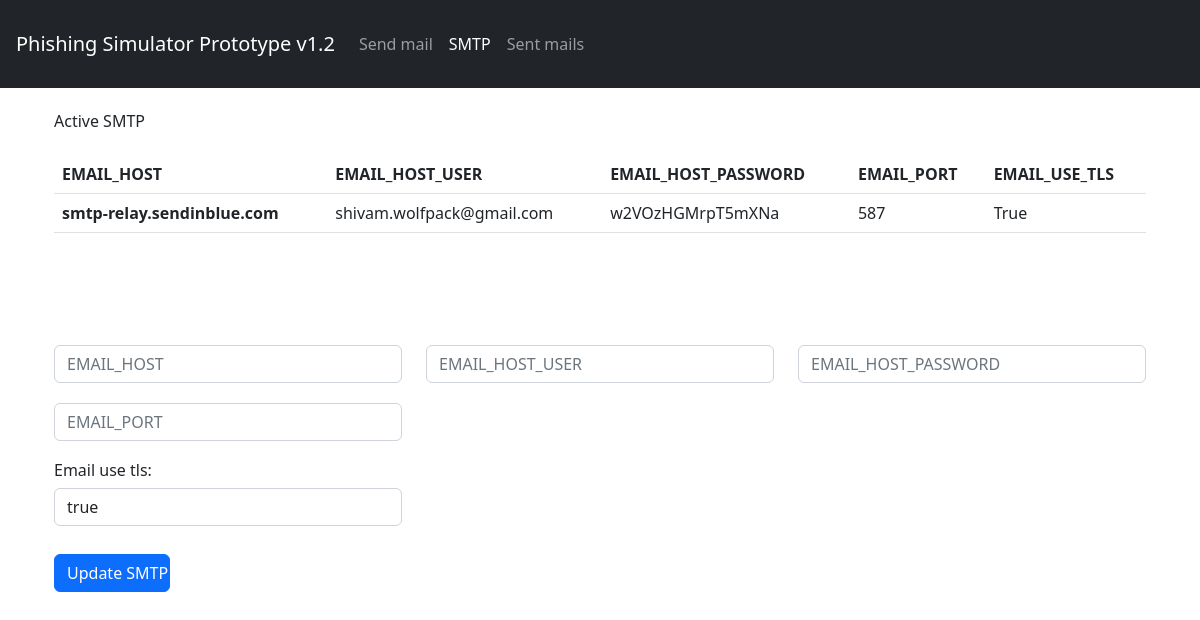
Page /add-smtp/ on the committed database.
### mailer/models.py (models this page shows, shortened)
class Backend(models.Model):
    email_host              = models.CharField(max_length=255, blank=True, null=True)
    email_host_user         = models.CharField(max_length=255, blank=True, null=True)
    email_host_password     = models.CharField(max_length=255, blank=True, null=True)
    email_port              = models.CharField(max_length=255, blank=True, null=True)
    email_use_tls           = models.BooleanField(default=False)

### mailer/views.py (the view)
# urls.py: path('add-smtp/', SenderAddView, name="add-sender-view"),
def SenderAddView(request):
    if request.method == "POST":
        form = AddSMTP(request.POST)
        if form.is_valid():
            try:
                email_host          = form.cleaned_data['email_host']
                email_host_user        = form.cleaned_data['email_host_user']
                email_host_password = form.cleaned_data['email_host_password']
                email_port          = form.cleaned_data['email_port']
                email_use_tls       = form.cleaned_data['email_use_tls']
                EMAIL_HOST = email_host.strip()
                EMAIL_HOST_USER = email_host_user.strip()
                EMAIL_HOST_PASSWORD = email_host_password.strip()
                EMAIL_PORT = int(email_port)
                bl = True
                if email_use_tls == 'true':
                    bl = True
                if email_use_tls == 'false':
                    bl = False
                Backend.objects.all().delete()
                Backend.objects.create(email_host=EMAIL_HOST, email_host_user=EMAIL_HOST_USER,
                                        email_host_password=EMAIL_HOST_PASSWORD, email_port=EMAIL_PORT,
                                        email_use_tls=bl)
                return render(request, 'response.html', {"response": "SMTP added successfuly"})
            except Exception as e:
                return render(request, 'response.html', {"response": e})
        else:
            return render(request, 'response.html', {"response": "Incorrect input format"})
    else:
        backend = Backend.objects.all()
        data = {}
        if len(backend) > 0:
            backend = backend[0]
            data = {'EMAIL_HOST': backend.email_host, 'EMAIL_HOST_USER': backend.email_host_user,
                    'EMAIL_HOST_PASSWORD': backend.email_host_password, 'EMAIL_PORT': backend.email_port,
                    'EMAIL_USE_TLS': backend.email_use_tls}
        else:
            data = {'EMAIL_HOST': None, 'EMAIL_HOST_USER': None,
                    'EMAIL_HOST_PASSWORD': None, 'EMAIL_PORT': None,
                    'EMAIL_USE_TLS': None}
        form = AddSMTP()
        return render(request, 'add-sender.html', {'form':form, 'data':data})

### mailer/forms.py
class AddSMTP(forms.Form):
    CHOICES = (
        ('true', 'true'),
        ('false', 'false')
    )
    email_host            = forms.CharField(required=True, widget=forms.TextInput(attrs={"placeholder":"EMAIL_HOST","class":"form-control",'style':'display:block; margin-bottom:20px'}))
    email_host_user       = forms.CharField(required=True, widget=forms.TextInput(attrs={"placeholder":"EMAIL_HOST_USER","class":"form-control",'style':'display:block; margin-bottom:4px'}))
    email_host_password   = forms.CharField(required=True, widget=forms.TextInput(attrs={"placeholder":"EMAIL_HOST_PASSWORD","class":"form-control",'style':'display:block; margin-bottom:4px'}))
    email_port            = forms.CharField(required=True, widget=forms.TextInput(attrs={"placeholder":"EMAIL_PORT","class":"form-control",'style':'display:block; margin-bottom:4px'}))
    email_use_tls         = forms.ChoiceField(required=True, choices=CHOICES, widget=forms.Select(attrs={"placeholder":"EMAIL_USE_TLS True/False","class":"form-control",'style':'display:block; margin-bottom:4px'}))

### templates/add-sender.html (shortened to what this page needs)
{% load static %}
{% include 'nav.html' %}
<div class="container p-4">
    <h6 class="mb-4">Active SMTP</h6>
    <section>
        <table class="table">
            <thead>
              <tr>
                <th scope="col">EMAIL_HOST</th>
                <th scope="col">EMAIL_HOST_USER</th>
                <th scope="col">EMAIL_HOST_PASSWORD</th>
                <th scope="col">EMAIL_PORT</th>
                <th scope="col">EMAIL_USE_TLS</th>
              </tr>
            </thead>
            <tbody>
              <tr>
                <th scope="row">{{ data.EMAIL_HOST }}</th>
                <td>{{ data.EMAIL_HOST_USER }}</td>
                <td>{{ data.EMAIL_HOST_PASSWORD }}</td>
                <td>{{ data.EMAIL_PORT }}</td>
                <td>{{ data.EMAIL_USE_TLS }}</td>
              </tr>
            </tbody>
        </table>
    </div>
<div class="container p-4">
<section>
<form method="POST" action="">
    <div class="row mb-3 mt-5">
        <div class="col-md-4 ">
            {{form.email_host}}
        </div>
        <div class="col-md-4 ">
                {{form.email_host_user}}
        </div>
        <div class="col-md-4 ">
                {{form.email_host_password}}
        </div>
        <div class="col-md-4 ">
            {{form.email_port}}
        </div>
    </div>
    <div class="row mb-2">
        <div class="col-md-4 ">
            <h6>
                {{form.email_use_tls.label}}:
            </h6>
            {{form.email_use_tls}}
    </div>
    </div>
    <div class="row  mt-4">
        <div class="col-md-4">
            <input class="btn btn-primary col-md-4" type="submit" name="submit" value="Update SMTP" >
        </div>
    </div>
</form>
</section>
</div>

### rows in the picture
Backend: EMAIL_HOST "smtp-relay.sendinblue.com", EMAIL_HOST_USER "shivam.wolfpack@gmail.com", EMAIL_HOST_PASSWORD "w2VOzHGMrpT5mXNa", EMAIL_PORT "587"

### other values in the picture
{{ data.EMAIL_USE_TLS }} "True"
